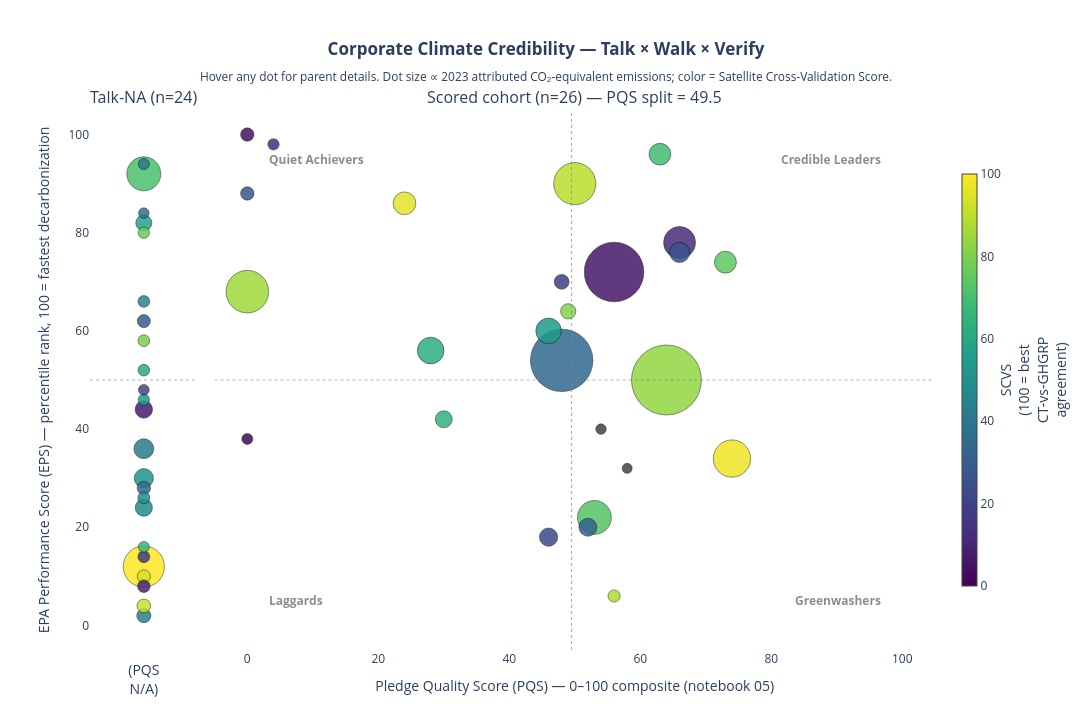

Notebook code for this chart:
### Code cell
# === 2x2 quadrant headline figure — Plotly (interactive) ===
# Interactive Plotly equivalent of the matplotlib chart in the next cell (kept as backup).
# Hover any point for full per-parent detail; zoom and pan supported.
# Saves a self-contained HTML file for sharing (plotly.js bundled inline).

try:
    import plotly.graph_objects as go
    from plotly.subplots import make_subplots
except ImportError:
    import subprocess; subprocess.check_call(["pip", "install", "-q", "plotly"])
    import plotly.graph_objects as go
    from plotly.subplots import make_subplots

# Marker-size mapping: dot area ∝ 2023 attributed CO₂-equivalent emissions
emissions_mt = df["attributed_co2e"] / 1e6
sizes = np.interp(emissions_mt, (emissions_mt.min(), emissions_mt.max()), (10, 70))

# Split into Talk-NA vs scored
mask_na     = df["pqs_composite"].isna()
talk_na_df  = df[mask_na]
scored_df   = df[~mask_na]
talk_na_sizes = sizes[mask_na]
scored_sizes  = sizes[~mask_na]


def build_customdata(sub):
    """Per-row data for hover tooltips. Order: name, PQS, EPS, SCVS, quadrant, MtCO2e."""
    return np.column_stack([
        sub["parent_name"].astype(str),
        sub["pqs_composite"].values,
        sub["eps_score"].values,
        sub["scvs_score"].values,
        sub["quadrant"].astype(str),
        (sub["attributed_co2e"] / 1e6).values,
    ])


hover_scored = (
    "<b>%{customdata[0]}</b><br>"
    "Pledge Quality Score (PQS):              %{customdata[1]:.1f}<br>"
    "EPA Performance Score (EPS):             %{customdata[2]:.1f}<br>"
    "Satellite Cross-Validation Score (SCVS): %{customdata[3]:.1f}<br>"
    "Quadrant:                                %{customdata[4]}<br>"
    "2023 attributed emissions:               %{customdata[5]:.2f} MtCO₂e"
    "<extra></extra>"
)
hover_na = (
    "<b>%{customdata[0]}</b><br>"
    "Pledge Quality Score (PQS):              Talk-NA (no public disclosure source)<br>"
    "EPA Performance Score (EPS):             %{customdata[2]:.1f}<br>"
    "Satellite Cross-Validation Score (SCVS): %{customdata[3]:.1f}<br>"
    "2023 attributed emissions:               %{customdata[5]:.2f} MtCO₂e"
    "<extra></extra>"
)

fig = make_subplots(
    rows=1, cols=2,
    column_widths=[0.13, 0.87],
    shared_yaxes=True,
    horizontal_spacing=0.02,
    subplot_titles=(
        f"Talk-NA (n={len(talk_na_df)})",
        f"Scored cohort (n={len(scored_df)}) — PQS split = {PQS_MEDIAN:.1f}",
    ),
)

# --- Talk-NA panel (left) ---
fig.add_trace(
    go.Scatter(
        x=[0] * len(talk_na_df), y=talk_na_df["eps_score"],
        mode="markers",
        marker=dict(
            size=talk_na_sizes,
            color=talk_na_df["scvs_score"], colorscale="Viridis",
            cmin=0, cmax=100, showscale=False,
            line=dict(width=0.5, color="black"), opacity=0.85,
        ),
        customdata=build_customdata(talk_na_df),
        hovertemplate=hover_na,
        name="Talk-NA", showlegend=False,
    ),
    row=1, col=1,
)

# --- Scored panel (right) — owns the colorbar ---
fig.add_trace(
    go.Scatter(
        x=scored_df["pqs_composite"], y=scored_df["eps_score"],
        mode="markers",
        marker=dict(
            size=scored_sizes,
            color=scored_df["scvs_score"], colorscale="Viridis",
            cmin=0, cmax=100, showscale=True,
            colorbar=dict(
                title=dict(text="SCVS<br>(100 = best<br>CT-vs-GHGRP<br>agreement)", side="right"),
                len=0.8, thickness=15, xpad=10,
            ),
            line=dict(width=0.5, color="black"), opacity=0.85,
        ),
        customdata=build_customdata(scored_df),
        hovertemplate=hover_scored,
        name="Scored cohort", showlegend=False,
    ),
    row=1, col=2,
)

# Median split lines (EPS=50 on both panels via shared y; PQS split only on right)
fig.add_hline(y=EPS_MEDIAN, line_dash="dot", line_color="gray", opacity=0.6, line_width=1, row=1, col=1)
fig.add_hline(y=EPS_MEDIAN, line_dash="dot", line_color="gray", opacity=0.6, line_width=1, row=1, col=2)
fig.add_vline(x=PQS_MEDIAN, line_dash="dot", line_color="gray", opacity=0.6, line_width=1.2, row=1, col=2)

# Quadrant labels in the right-panel corners (faint, so they don't distract)
ql = dict(showarrow=False, font=dict(size=12, color="rgba(0,0,0,0.45)"), xref="x2", yref="y")
fig.add_annotation(x=97, y=97, text="<b>Credible Leaders</b>", xanchor="right", yanchor="top",    **ql)
fig.add_annotation(x=3,  y=97, text="<b>Quiet Achievers</b>",  xanchor="left",  yanchor="top",    **ql)
fig.add_annotation(x=97, y=3,  text="<b>Greenwashers</b>",     xanchor="right", yanchor="bottom", **ql)
fig.add_annotation(x=3,  y=3,  text="<b>Laggards</b>",         xanchor="left",  yanchor="bottom", **ql)

# Axes
fig.update_xaxes(title_text="(PQS<br>N/A)", range=[-0.8, 0.8], showticklabels=False, row=1, col=1)
fig.update_xaxes(title_text="Pledge Quality Score (PQS) — 0–100 composite (notebook 05)", range=[-5, 105], row=1, col=2)
fig.update_yaxes(title_text="EPA Performance Score (EPS) — percentile rank, 100 = fastest decarbonization", range=[-5, 105], row=1, col=1)
fig.update_yaxes(range=[-5, 105], row=1, col=2)

# Layout
fig.update_layout(
    title=dict(
        text=("<b>Corporate Climate Credibility — Talk × Walk × Verify</b><br>"
              "<sub>Hover any dot for parent details. Dot size ∝ 2023 attributed CO₂-equivalent emissions; color = Satellite Cross-Validation Score.</sub>"),
        x=0.5, xanchor="center",
    ),
    width=1300, height=720,
    plot_bgcolor="white",
    hovermode="closest",
    margin=dict(t=110, b=70, l=90, r=140),
)

# Save as standalone interactive HTML (plotly.js bundled inline — works offline)
html_path = FIG_DIR / "06_cccs_quadrant.html"
fig.write_html(str(html_path), include_plotlyjs=True, full_html=True)
print(f"Saved interactive HTML: {html_path}")
print(f"(Static PNG for the working paper is produced by the matplotlib backup in the next cell.)")

# Render inline in the notebook
fig.show()

### Figure 1 — Plotly figure (JSON) as saved in the notebook; plotly's stock layout.template omitted (floating-point values rounded to 4 significant figures; data arrays with more than 128 entries replaced by an {"elided": "..."} marker saying what was removed)
{"data": [{"customdata": {"elided": "24x6 mixed values"}, "hovertemplate": "<b>%{customdata[0]}</b><br>Pledge Quality Score (PQS):              Talk-NA (no public disclosure source)<br>EPA Performance Score (EPS):             %{customdata[2]:.1f}<br>Satellite Cross-Validation Score (SCVS): %{customdata[3]:.1f}<br>2023 attributed emissions:               %{customdata[5]:.2f} MtCO₂e<extra></extra>", "marker": {"cmax": 100, "cmin": 0, "color": [100.0, 70.83, 41.67, 52.08, 8.333, 47.92, 58.33, 43.75, 91.67, 35.42, 93.75, 29.17, 10.42, 50.0, 16.67, 45.83, 79.17, 60.42, 77.08, 56.25, 39.58, 66.67, 20.83, 37.5], "colorscale": [[0, "#440154"], [0.1111, "#482878"], [0.2222, "#3e4989"], [0.3333, "#31688e"], [0.4444, "#26828e"], [0.5556, "#1f9e89"], [0.6667, "#35b779"], [0.7778, "#6ece58"], [0.8889, "#b5de2b"], [1, "#fde725"]], "line": {"color": "black", "width": 0.5}, "opacity": 0.85, "showscale": false, "size": [41.29, 34.05, 19.87, 19.17, 17.43, 17.2, 16.09, 14.11, 13.64, 13.47, 13.16, 13.03, 12.58, 11.98, 11.84, 11.75, 11.71, 11.64, 11.34, 11.3, 11.15, 11.02, 10.74, 10.6]}, "mode": "markers", "name": "Talk-NA", "showlegend": false, "type": "scatter", "x": [0, 0, 0, 0, 0, 0, 0, 0, 0, 0, 0, 0, 0, 0, 0, 0, 0, 0, 0, 0, 0, 0, 0, 0], "xaxis": "x", "y": [12.0, 92.0, 36.0, 30.0, 44.0, 24.0, 82.0, 2.0, 4.0, 28.0, 10.0, 62.0, 8.0, 26.0, 14.0, 66.0, 58.0, 52.0, 80.0, 46.0, 94.0, 16.0, 48.0, 84.0], "yaxis": "y"}, {"customdata": {"elided": "26x6 mixed values"}, "hovertemplate": "<b>%{customdata[0]}</b><br>Pledge Quality Score (PQS):              %{customdata[1]:.1f}<br>EPA Performance Score (EPS):             %{customdata[2]:.1f}<br>Satellite Cross-Validation Score (SCVS): %{customdata[3]:.1f}<br>Quadrant:                                %{customdata[4]}<br>2023 attributed emissions:               %{customdata[5]:.2f} MtCO₂e<extra></extra>", "marker": {"cmax": 100, "cmin": 0, "color": [83.33, 33.33, 6.25, 85.42, 89.58, 97.92, 72.92, 12.5, 62.5, 54.17, 95.83, 75.0, 68.75, 25.0, 22.92, 31.25, 64.58, 81.25, 18.75, 27.08, 4.167, 87.5, 14.58, 2.083, NaN, NaN], "colorbar": {"len": 0.8, "thickness": 15, "title": {"side": "right", "text": "SCVS<br>(100 = best<br>CT-vs-GHGRP<br>agreement)"}, "xpad": 10}, "colorscale": [[0, "#440154"], [0.1111, "#482878"], [0.2222, "#3e4989"], [0.3333, "#31688e"], [0.4444, "#26828e"], [0.5556, "#1f9e89"], [0.6667, "#35b779"], [0.7778, "#6ece58"], [0.8889, "#b5de2b"], [1, "#fde725"]], "line": {"color": "black", "width": 0.5}, "opacity": 0.85, "showscale": true, "size": [70.0, 62.44, 59.59, 42.57, 42.12, 37.26, 33.9, 31.96, 26.7, 25.6, 22.72, 21.97, 21.82, 20.27, 18.23, 17.97, 16.96, 15.25, 14.81, 13.42, 13.38, 12.21, 11.34, 10.99, 10.49, 10.0]}, "mode": "markers", "name": "Scored cohort", "showlegend": false, "type": "scatter", "x": [64.0, 48.0, 56.0, 0.0, 50.0, 74.0, 53.0, 66.0, 28.0, 46.0, 24.0, 73.0, 63.0, 66.0, 46.0, 52.0, 30.0, 49.0, 48.0, 0.0, 0.0, 56.0, 4.0, 0.0, 54.0, 58.0], "xaxis": "x2", "y": [50.0, 54.0, 72.0, 68.0, 90.0, 34.0, 22.0, 78.0, 56.0, 60.0, 86.0, 74.0, 96.0, 76.0, 18.0, 20.0, 42.0, 64.0, 70.0, 88.0, 100.0, 6.0, 98.0, 38.0, 40.0, 32.0], "yaxis": "y2"}], "layout": {"annotations": [{"font": {"size": 16}, "showarrow": false, "text": "Talk-NA (n=24)", "x": 0.0637, "xanchor": "center", "xref": "paper", "y": 1, "yanchor": "bottom", "yref": "paper"}, {"font": {"size": 16}, "showarrow": false, "text": "Scored cohort (n=26) — PQS split = 49.5", "x": 0.5737, "xanchor": "center", "xref": "paper", "y": 1, "yanchor": "bottom", "yref": "paper"}, {"font": {"color": "rgba(0,0,0,0.45)", "size": 12}, "showarrow": false, "text": "<b>Credible Leaders</b>", "x": 97, "xanchor": "right", "xref": "x2", "y": 97, "yanchor": "top", "yref": "y"}, {"font": {"color": "rgba(0,0,0,0.45)", "size": 12}, "showarrow": false, "text": "<b>Quiet Achievers</b>", "x": 3, "xanchor": "left", "xref": "x2", "y": 97, "yanchor": "top", "yref": "y"}, {"font": {"color": "rgba(0,0,0,0.45)", "size": 12}, "showarrow": false, "text": "<b>Greenwashers</b>", "x": 97, "xanchor": "right", "xref": "x2", "y": 3, "yanchor": "bottom", "yref": "y"}, {"font": {"color": "rgba(0,0,0,0.45)", "size": 12}, "showarrow": false, "text": "<b>Laggards</b>", "x": 3, "xanchor": "left", "xref": "x2", "y": 3, "yanchor": "bottom", "yref": "y"}], "height": 720, "hovermode": "closest", "margin": {"b": 70, "l": 90, "r": 140, "t": 110}, "plot_bgcolor": "white", "shapes": [{"line": {"color": "gray", "dash": "dot", "width": 1}, "opacity": 0.6, "type": "line", "x0": 0, "x1": 1, "xref": "x domain", "y0": 50, "y1": 50, "yref": "y"}, {"line": {"color": "gray", "dash": "dot", "width": 1}, "opacity": 0.6, "type": "line", "x0": 0, "x1": 1, "xref": "x2 domain", "y0": 50, "y1": 50, "yref": "y2"}, {"line": {"color": "gray", "dash": "dot", "width": 1.2}, "opacity": 0.6, "type": "line", "x0": 49.5, "x1": 49.5, "xref": "x2", "y0": 0, "y1": 1, "yref": "y2 domain"}], "title": {"text": "<b>Corporate Climate Credibility — Talk × Walk × Verify</b><br><sub>Hover any dot for parent details. Dot size ∝ 2023 attributed CO₂-equivalent emissions; color = Satellite Cross-Validation Score.</sub>", "x": 0.5, "xanchor": "center"}, "width": 1300, "xaxis": {"anchor": "y", "domain": [0, 0.1274], "range": [-0.8, 0.8], "showticklabels": false, "title": {"text": "(PQS<br>N/A)"}}, "xaxis2": {"anchor": "y2", "domain": [0.1474, 1], "range": [-5, 105], "title": {"text": "Pledge Quality Score (PQS) — 0–100 composite (notebook 05)"}}, "yaxis": {"anchor": "x", "domain": [0, 1], "range": [-5, 105], "title": {"text": "EPA Performance Score (EPS) — percentile rank, 100 = fastest decarbonization"}}, "yaxis2": {"anchor": "x2", "domain": [0, 1], "matches": "y", "range": [-5, 105], "showticklabels": false}}}
